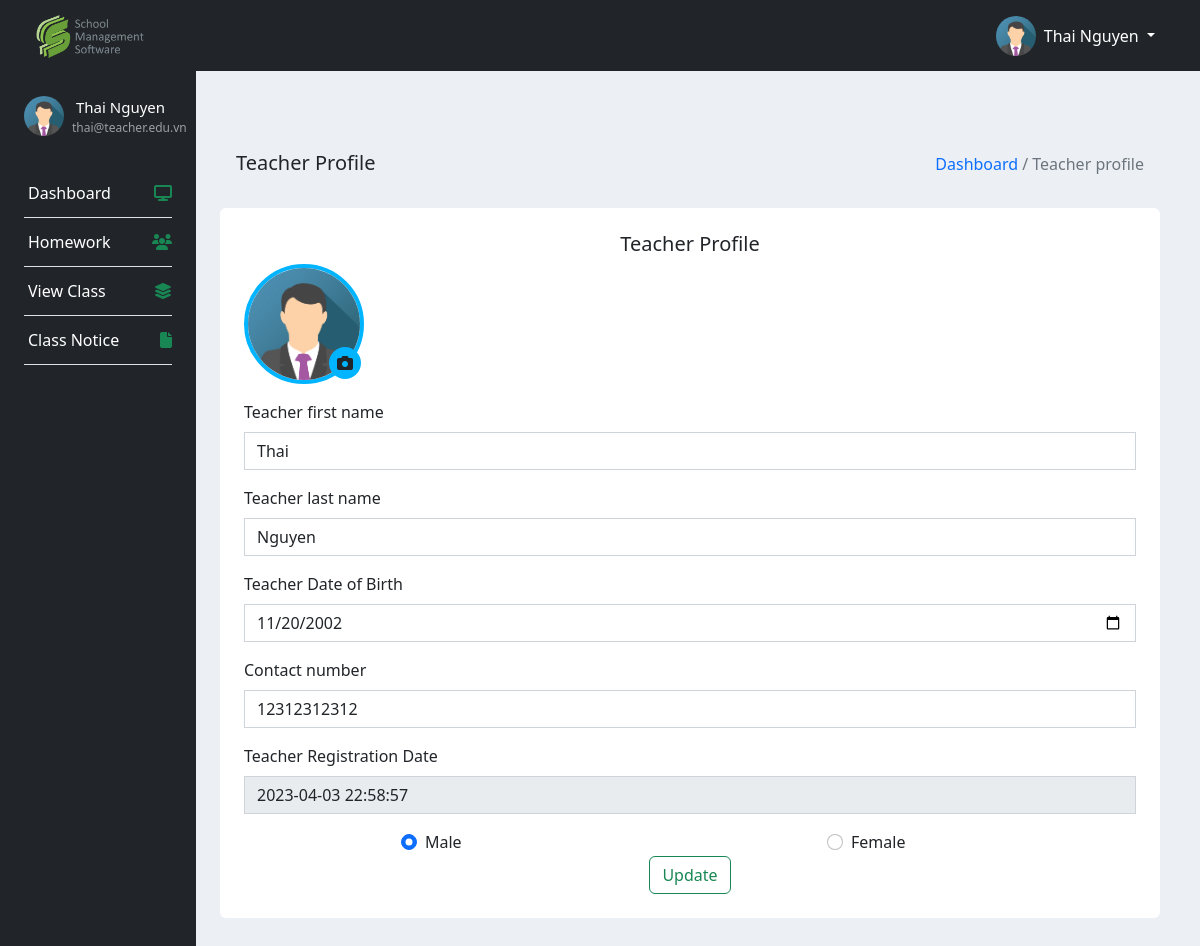
The app's page /teacher/views/teacher.php (signed in) with its own data.
### tables this page shows
CREATE TABLE IF NOT EXISTS `users` (
  `id` int(11) NOT NULL,
  `Fname` varchar(255) NOT NULL,
  `Lname` varchar(255) NOT NULL,
  `DoB` datetime DEFAULT NULL,
  `image` varchar(255) NOT NULL,
  `gender` tinyint(1) NOT NULL,
  `phone_num` varchar(255) NOT NULL,
  `role` tinyint(1) NOT NULL,
  `date_created` datetime NOT NULL DEFAULT CURRENT_TIMESTAMP,
  `last_login_date` datetime NOT NULL DEFAULT CURRENT_TIMESTAMP
);

### teacher/func/teacherHandler.php (called while the page is built, shortened)
<?php
function getTeacher($id){
    global $conn;
    $sql = "SELECT * FROM users u JOIN accounts a ON u.id = a.acc_id WHERE u.id = ?";
    $stmt = $conn->prepare($sql);
    $stmt->bind_param("i",$id);
    $stmt->execute();
    $result = $stmt->get_result();
    if($result->num_rows > 0) {
        return $result->fetch_assoc();
     } else {
        return 0;
     }
}

### teacher/views/teacher.php (the view, shortened to what this page needs)
<?php
include "../inc/head.php";
include "../func/teacherHandler.php";
$teacher = getTeacher($_SESSION['user_id']);
?>
<div class="container my-5 ml-2 flex-shrink-1 p-3">
    <div class="row p-3">
        <div class="col-md-12">
            <div class="align-items-baseline d-flex justify-content-between">
                <h5>Teacher Profile</h5>
                <div class="d-flex align-items-baseline">
                    <a class="text-decoration-none" href="index.php">Dashboard</a>
                    <p class="ml-1 text-muted">/ Teacher profile</p>
                </div>
            </div>
        </div>
    </div>
    <div class="bg-white p-4 rounded">
        <h5 class="text-center">Teacher Profile</h5>
        <div class="upload position-relative">
            <?php if($teacher['image'] == ""):?>
            <img src="../../images/user.png" alt="hugenerd" width="120" height="120" class="rounded-circle" style="border: 4px solid #00b4ff;">
            <?php else: ?>
            <img src="<?=$teacher['image']?>" alt="hugenerd" width="120" height="120" class="rounded-circle" style="border: 4px solid #00b4ff;">
            <?php endif; ?>
            <div class="round">
                <form action="teacher.php" id="form" enctype="multipart/form-data" method="post">
                    <i class="fa-solid fa-camera"></i>
                </form>
            </div>
        </div>
        <form action="teacher.php" method="post">
            <div class="mt-3 text-dark">
                <div class="form-group">
                    <label for="Fname">Teacher first name</label>
                    <input type="text" name="Fname" class="form-control rounded-0" value="<?=$teacher['Fname']?>">
                </div>
                <div class="form-group">
                    <label for="Lname">Teacher last name</label>
                    <input type="text" name="Lname" class="form-control rounded-0" value="<?=$teacher['Lname']?>">
                </div>
                <div class="form-group">
                    <label for="DoB">Teacher Date of Birth</label>
                    <input type="date" name="DoB" class="form-control rounded-0"
                        value="<?=substr($teacher['DoB'],0,10)?>">
                </div>
                <div class="form-group">
                    <label for="phoneNum">Contact number</label>
                    <input type="text" name="phoneNum" class="form-control rounded-0" value="<?=$teacher['phone_num']?>">
                </div>
                <div class="form-group">
                    <label for="register">Teacher Registration Date</label>
                    <input type="text" name="register" class="form-control rounded-0"
                        value="<?=$teacher['date_created']?>" readonly required>
                </div>
                <?php if($teacher['gender'] == 0):?>
                <div class="form-check">
                    <div class="d-flex justify-content-around mr-3">
                        <div class="col-md-2">
                            <input class="form-check-input" type="radio" name="gender" value="0" id="gender1" checked>
                            <label class="form-check-label" for="gender1">Male</label>
                        </div>
                        <div class="col-md-2">
                            <input class="form-check-input" type="radio" name="gender" value="1" id="gender2">
                            <label class="form-check-label" for="gender2">Female</label>
                        </div>
                    </div>
                </div>
                <?php endif;?>
                <div class="d-flex justify-content-center">
                    <button type="submit" name="update" class="btn btn-outline-success">Update</button>
                </div>
            </div>
        </form>
    </div>
</div>
<?php
include "../inc/footer.php";
?>

### teacher/views/teacher.php (style rules this page uses)
.upload .round { position: absolute; bottom: 5px; left: 85px; background: #00B4FF; width: 32px; height: 32px; line-height: 33px; text-align: center; border-radius: 50%; overflow: hidden; }

### records on screen
users: image (picture), Fname "Thai", Lname "Nguyen", DoB "11/20/2002", phoneNum "12312312312", register "2023-04-03 22:58:57"

### other values on screen
$_SESSION['Fname'] "Thai"
$_SESSION['Lname'] "Nguyen"
$_SESSION['email'] "thai@teacher.edu.vn"
